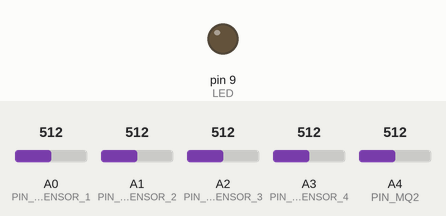
This sketch was run on a simulated Arduino Mega 2560, built with avr-gcc and run on an emulated ATmega2560. On the bench: output pins drawn as LEDs (lit = HIGH). The test bench sets the inputs (shaded band); at power-on: A4 (PIN_MQ2) = 512, A0 (PIN_SOUND_SENSOR_1) = 512, A1 (PIN_SOUND_SENSOR_2) = 512, A2 (PIN_SOUND_SENSOR_3) = 512, A3 (PIN_SOUND_SENSOR_4) = 512. What the sketch prints to the serial monitor is not drawn.

Above: at 0.1 s.
At 3.1 s:
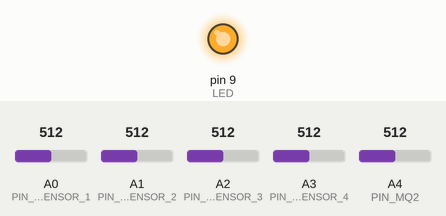
3.2 s: A4 (PIN_MQ2) set to 415
6.3 s: A4 (PIN_MQ2) set to 394
Timing chart, 0 to 9.3 s (numbered marks = the images above; inputs shaded):
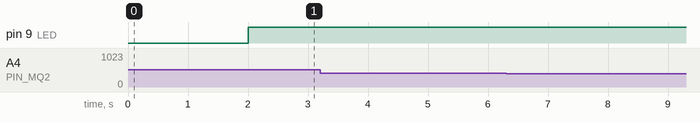

The sketch:

sketch_aug30aBluetooth_funcional_importante.ino
```cpp
#define PIN_SOUND_SENSOR_1 A0  // Definir el pin del primer sensor de sonido (adelante)
#define PIN_SOUND_SENSOR_2 A1  // Definir el pin del segundo sensor de sonido (derecha)
#define PIN_SOUND_SENSOR_3 A2  // Definir el pin del tercer sensor de sonido (atrás)
#define PIN_SOUND_SENSOR_4 A3  // Definir el pin del cuarto sensor de sonido (izquierda)
#define PIN_MQ2 A4             // Definir el pin del sensor MQ2
#define LED                 9  // Definir el pin del LED

int value1, value2, value3, value4, gasValue;

void setup() {
  Serial.begin(9600);  // Inicia la comunicación serial para el monitor serie
  #if defined(__AVR_ATmega1280__) || defined(__AVR_ATmega2560__) || defined(ARDUINO_SAM_DUE)
    Serial1.begin(9600); // Inicia la comunicación serial para Bluetooth en placas con más de un puerto serial
  #endif
  pinMode(LED, OUTPUT);
  pinMode(PIN_SOUND_SENSOR_1, INPUT);
  pinMode(PIN_SOUND_SENSOR_2, INPUT);
  pinMode(PIN_SOUND_SENSOR_3, INPUT);
  pinMode(PIN_SOUND_SENSOR_4, INPUT);
  pinMode(PIN_MQ2, INPUT);
}

void loop() {
   // Lee los valores de los sensores de sonido
   value1 = analogRead(PIN_SOUND_SENSOR_1);  // Adelante
   value2 = analogRead(PIN_SOUND_SENSOR_2);  // Derecha
   value3 = analogRead(PIN_SOUND_SENSOR_3);  // Atrás
   value4 = analogRead(PIN_SOUND_SENSOR_4);  // Izquierda
   gasValue = analogRead(PIN_MQ2);           // Lee el valor del sensor MQ2
    delay(2000);
   // Sensores de sonido
   if (value1 > 400) {
      digitalWrite(LED, HIGH);  // Enciende el LED si el primer sensor detecta sonido (adelante)
      #if defined(__AVR_ATmega1280__) || defined(__AVR_ATmega2560__) || defined(ARDUINO_SAM_DUE)
        Serial1.println("Sonido detectado por el Sensor 1 Adelante!");  // Envía un mensaje por Bluetooth para el Sensor 1
      #else
        Serial.println("Sonido detectado por el Sensor 1 Adelante!");  // Envía un mensaje por Bluetooth para el Sensor 1
      #endif
   }

   if (value2 > 400) {
      digitalWrite(LED, HIGH);  // Enciende el LED si el segundo sensor detecta sonido (derecha)
      #if defined(__AVR_ATmega1280__) || defined(__AVR_ATmega2560__) || defined(ARDUINO_SAM_DUE)
        Serial1.println("Sonido detectado por el Sensor 2 Derecha!");  // Envía un mensaje por Bluetooth para el Sensor 2
      #else
        Serial.println("Sonido detectado por el Sensor 2 Derecha!");  // Envía un mensaje por Bluetooth para el Sensor 2
      #endif
   }

   if (value3 > 400) {
      digitalWrite(LED, HIGH);  // Enciende el LED si el tercer sensor detecta sonido (atrás)
      #if defined(__AVR_ATmega1280__) || defined(__AVR_ATmega2560__) || defined(ARDUINO_SAM_DUE)
        Serial1.println("Sonido detectado por el Sensor 3 Atrás!");  // Envía un mensaje por Bluetooth para el Sensor 3
      #else
        Serial.println("Sonido detectado por el Sensor 3 Atrás!");  // Envía un mensaje por Bluetooth para el Sensor 3
      #endif
   }

   if (value4 > 400) {
      digitalWrite(LED, HIGH);  // Enciende el LED si el cuarto sensor detecta sonido (izquierda)
      #if defined(__AVR_ATmega1280__) || defined(__AVR_ATmega2560__) || defined(ARDUINO_SAM_DUE)
        Serial1.println("Sonido detectado por el Sensor 4 Izquierda!");  // Envía un mensaje por Bluetooth para el Sensor 4
      #else
        Serial.println("Sonido detectado por el Sensor 4 Izquierda!");  // Envía un mensaje por Bluetooth para el Sensor 4
      #endif
   }

   // Sensor MQ2
   if (gasValue > 400) {
      digitalWrite(LED, HIGH);  // Enciende el LED si el sensor de gas detecta un valor alto
      #if defined(__AVR_ATmega1280__) || defined(__AVR_ATmega2560__) || defined(ARDUINO_SAM_DUE)
        Serial1.println("Valores de ICA dañinos para su salud!");  // Envía un mensaje por Bluetooth para el sensor de gas
      #else
        Serial.println("Valores de ICA dañinos para su salud!");  // Envía un mensaje por Bluetooth para el sensor de gas
      #endif
   }else{
    Serial.println("Ambiente libre de gases extraños!");  // Envía un mensaje por Bluetooth para el sensor de gas
   }

   // Apagar el LED si no se detecta sonido ni gas inusual
   if (value1 <= 400 && value2 <= 400 && value3 <= 400 && value4 <= 400 && gasValue <= 400) {
      digitalWrite(LED, LOW);   // Apaga el LED
   }

   delay(200);
}
```

Measured:
- after the input at 3.2 s, every drawn part: stays the same
- after the input at 6.3 s, every drawn part: stays the same
